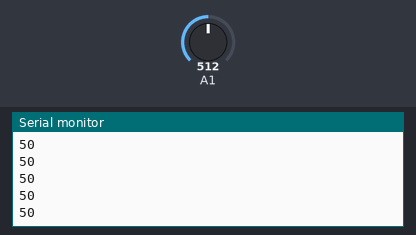
A sketch run on a simulated Arduino Uno, built with avr-gcc and run on an emulated ATmega328P. On the bench: the last lines printed to the serial monitor. Inputs (shaded band) come from the test bench; at power-on: A1 = 512. No radio packets arrive unless stated.

Above: at 1.2 s.
1.3 s: A1 set to 716
At 1.8 s:
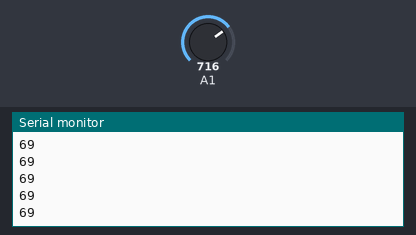
2.8 s: A1 set to 900
At 3.3 s:
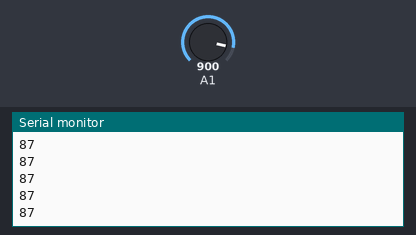
Timing chart, 0 to 5.8 s (numbered marks = the images above; inputs shaded):
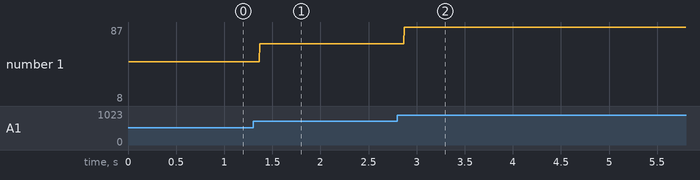

Measured:
- after the input at 1.3 s, the serial monitor: prints a new line after 0.07 s (image 1)
- after the input at 2.8 s, the serial monitor: prints a new line after 0.07 s (image 2)
- plotted number 1: 50 → 69 after the input at 1.3 s, 69 → 8 after the input at 2.8 s

The sketch:

joystick_nrf24l01.ino
```cpp
///joystick

#include  <SPI.h>
#include "nRF24L01.h"
#include "RF24.h"
int msg[1];
float mess;
float k1 = 0.17595;
float k2 = 0.09775;
RF24 radio(9,10);
const uint64_t pipe = 0xE8E8F0F0E1LL;

void setup(void){
 Serial.begin(9600);
 radio.begin();
 radio.openWritingPipe(pipe);}

void loop(void){
 msg[0] = analogRead(A1);
 mess = msg[0] * k2;
 msg[0] = mess;
 radio.write(msg, 1);
 Serial.println(msg[0]);
 }
```
